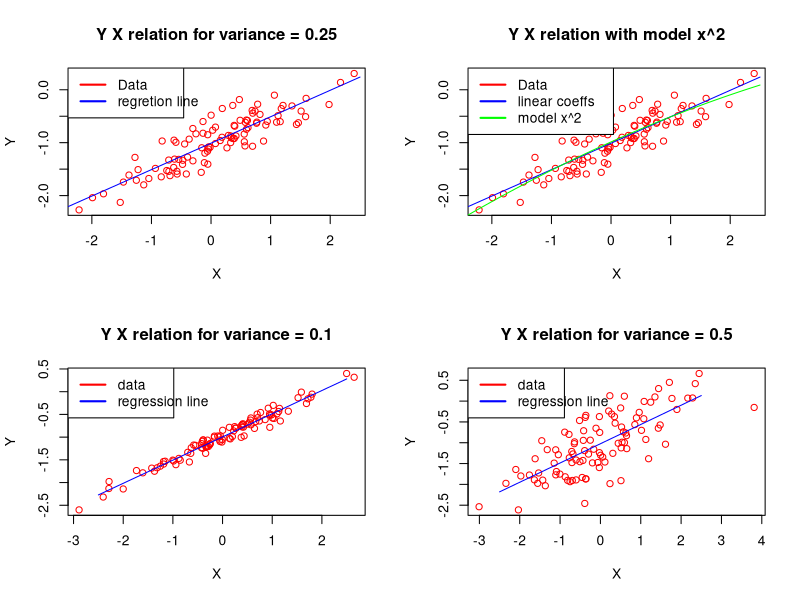

Generate this figure with R:
# setting correct seed
set.seed(1)
par(mfrow=c(2,2))

# point A
x <- rnorm(100, 0, 1)

# point B
eps <- rnorm(100, 0, 0.25)

# point C
y <- -1.0 + 0.5 * x + eps

# vector y should have lenght 100, we can check it here:
len_of_y <- length(y)
len_of_y

# what are beta coeffs?
# beta0 is -1.0
# beta1 is 0.5
# TODO: CHECK IF THIS IS CORRECT! (chapter 6)

# point D
plot(x, y, main="Y X relation for variance = 0.25", xlab="X", ylab="Y", col="red") 

# point E
lin_reg_res <- lsfit(x, y)
beta_prim_0 <- lin_reg_res$coefficients[[1]]
beta_prim_1 <- lin_reg_res$coefficients[[2]]

# beta0: -1.00942315347694
# beta1: 0.499734903457018

# point F
# Add line
line_x <- seq(-2.5, 2.5, 0.1)
line_y <- beta_prim_0 + beta_prim_1 * line_x
lines(line_x, line_y, pch = 18, col = "blue", type = "l")

legend("topleft",
       legend = c("Data", "regretion line"),
       col = c("red", "blue"), lwd = 2, lty = 1, text.width = 1
)


# point G
plot(x, y, main="Y X relation with model x^2", xlab="X", ylab="Y", col="red") 
lines(line_x, line_y, pch = 18, col = "blue", type = "l")

poly_reg_res <- lm(y ~ x + I(x^2))
beta_prim_0_poly <- poly_reg_res$coefficients[[1]]
beta_prim_1_poly <- poly_reg_res$coefficients[[2]]
beta_prim_2_poly <- poly_reg_res$coefficients[[3]]
# beta0: -0.98582124777092983159
# beta1: 0.50429021861348155564
# beta2: -0.02973

# plot to compare linear regretion and quadratic
line_y <- beta_prim_0_poly + (beta_prim_1_poly + beta_prim_2_poly * line_x) * line_x
lines(line_x, line_y, pch = 18, col = "green", type = "l")
legend("topleft",
       legend = c("Data", "linear coeffs", "model x^2"),
       col = c("red", "blue", "green"), lwd = 2, lty = 1, text.width = 1.5
)

# point H
x_H <- rnorm(100, 0, 1)
eps_H <- rnorm(100, 0, 0.1)
y_H <- -1.0 + 0.5 * x_H + eps_H

len_of_y_H <- length(y_H)
len_of_y_H # Length of vector y_H is 100

plot(x_H, y_H, main="Y X relation for variance = 0.1", xlab="X", ylab="Y", col="red") 

lin_reg_res_H <- lsfit(x_H, y_H)
beta_prim_0_H <- lin_reg_res_H$coefficients[[1]]
beta_prim_1_H <- lin_reg_res_H$coefficients[[2]]

#beta_prim_0_H: -1.0047452424192024889
#beta_prim_1_H: 0.49250511190754014956

line_x_H <- seq(-2.5, 2.5, 0.2)
line_y_H <- beta_prim_0_H + beta_prim_1_H * line_x_H
lines(line_x_H, line_y_H, pch = 18, col = "blue", type = "l")

legend("topleft", legend=c("data", "regression line"),
       col=c("red", "blue"), lwd=2, lty=1, text.width = 1)


# point I
x_I <- rnorm(100, 0, 1)
eps_I <- rnorm(100, 0, 0.5)
y_I <- -1.0 + 0.5 * x_I + eps_I

len_of_y_I <- length(y_I)
len_of_y_I # Length of vector y_I is 100

plot(x_I, y_I, main="Y X relation for variance = 0.5", xlab="X", ylab="Y", col="red") 

lin_reg_res_I <- lsfit(x_I, y_I)
beta_prim_0_I <- lin_reg_res_I$coefficients[[1]]
beta_prim_1_I <- lin_reg_res_I$coefficients[[2]]

#beta_prim_0_I: -1.0237262120960126666
#beta_prim_1_I: 0.46252555953770113639

line_x_I <- seq(-2.5, 2.5, 0.2)
line_y_I <- beta_prim_0_I + beta_prim_1_I * line_x_I
lines(line_x_I, line_y_I, pch = 18, col = "blue", type = "l")

legend("topleft", legend=c("data", "regression line"),
       col=c("red", "blue"), lwd=2, lty=1, text.width = 1)
